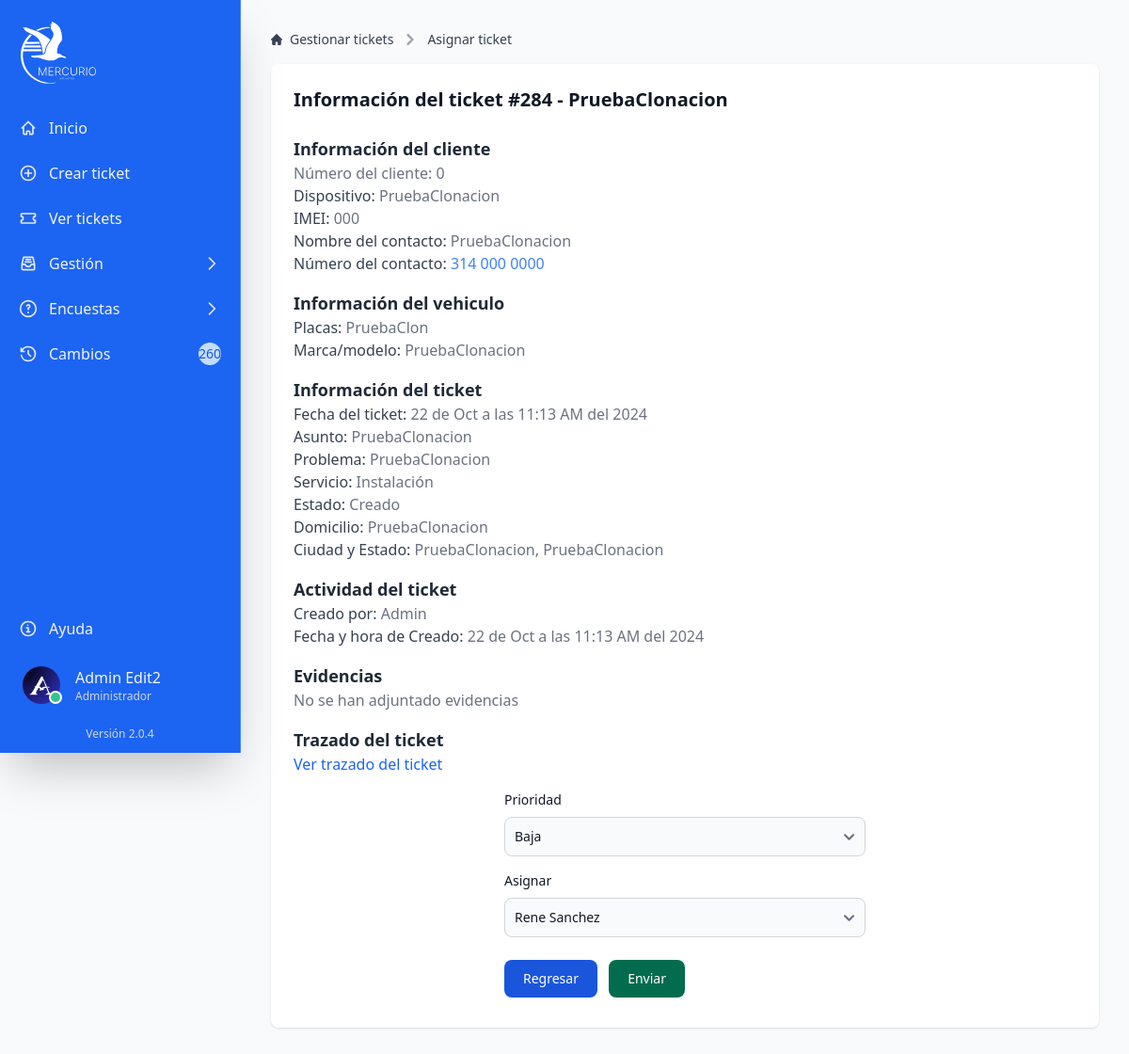
Page /src/web/asignar?id=284 (signed in) on the committed database.
### tables this page shows
CREATE TABLE IF NOT EXISTS `tbticket` (
  `idTicket` int NOT NULL AUTO_INCREMENT,
  `fhticket` datetime DEFAULT NULL,
  `nombre` varchar(250) DEFAULT NULL,
  `numTrabajador` int DEFAULT NULL,
  `numCliente` varchar(5) DEFAULT NULL,
  `dispositivo` varchar(50) DEFAULT NULL,
  `imeiCliente` varchar(50) DEFAULT NULL,
  `iccidSIM` varchar(50) DEFAULT NULL,
  `fhRevision` datetime DEFAULT NULL,
  `numContacto` varchar(50) DEFAULT NULL,
  `nomContacto` varchar(100) DEFAULT NULL,
  `placasContacto` varchar(10) DEFAULT NULL,
  `marcaContacto` varchar(20) DEFAULT NULL,
  `prioridad` varchar(250) DEFAULT NULL,
  `asunto` varchar(200) DEFAULT NULL,
  `descripcion` mediumtext,
  `estado` varchar(250) DEFAULT NULL,
  `domicilio` varchar(150) DEFAULT NULL,
  `ciudad` varchar(30) DEFAULT NULL,
  `domestado` varchar(30) DEFAULT NULL,
  `codpostal` int DEFAULT NULL,
  `domdescripcion` varchar(250) DEFAULT NULL,
  `servicio` varchar(20) DEFAULT NULL,
  `asignado` varchar(250) DEFAULT NULL,
  `st_estado` tinyint(1) NOT NULL,
  `evidencia` varchar(255) DEFAULT NULL,
  `evidenciaArribo` varchar(250) DEFAULT NULL,
  `evidenciaInicio` varchar(250) DEFAULT NULL,
  `evidenciaRealizacion` varchar(250) DEFAULT NULL,
  `evidenciaFinalizacion` varchar(250) DEFAULT NULL,
  `evidenciaAudio` varchar(250) DEFAULT NULL,
  `txt_contestacion` varchar(500) DEFAULT NULL,
  `fhContestacion` datetime DEFAULT NULL,
  `fhAsignado` datetime DEFAULT NULL,
  `fhArribo` datetime DEFAULT NULL,
  `fhInicio` datetime DEFAULT NULL,
  `fhRealizacion` datetime DEFAULT NULL,
  `fhFinalizacion` datetime DEFAULT NULL,
  `fhCongelado` datetime DEFAULT NULL,
  `fhCancelado` datetime DEFAULT NULL,
  `fhProgramada` datetime DEFAULT NULL,
  `fhEliminacion` datetime DEFAULT NULL,
  `motivo_eliminacion` varchar(250) DEFAULT NULL,
  `eliminadopor` varchar(150) DEFAULT NULL,
  `correo` varchar(250) DEFAULT NULL,
  `token` varchar(255) DEFAULT NULL,
  PRIMARY KEY (`idTicket`)
);

### src/web/asignar.php (the view, shortened to what this page needs)
<?php
include '../configuration/conn-session.php';
if (isset($_GET['id'])) {
    $idTicket = $_GET['id'];
    $query = "SELECT * FROM tbticket WHERE idTicket = '$idTicket'";
    $result = mysqli_query($conn, $query);
    if (mysqli_num_rows($result) > 0) {
        $row = mysqli_fetch_array($result);
    } else {
        echo "<script>alert('No se encontró el ticket');</script>";
        echo "<script>window.location.href = 'gestion.php';</script>";
    }
} else {
    echo "<script>alert('No se encontró el ticket');</script>";
    echo "<script>window.location.href = 'gestion.php';</script>";
}
function traducirFecha($fhticket)
{
    $dia = date('d', strtotime($fhticket));
    $mes = date('m', strtotime($fhticket));
    $hora = date('h:i', strtotime($fhticket));
    $am_pm = strtoupper(date('a', strtotime($fhticket)));
    $meses = array(
        '01' => 'Ene',
        '02' => 'Feb',
        '03' => 'Mar',
        '04' => 'Abr',
        '05' => 'May',
        '06' => 'Jun',
        '07' => 'Jul',
        '08' => 'Ago',
        '09' => 'Sep',
        '10' => 'Oct',
        '11' => 'Nov',
        '12' => 'Dic'
    );
    return $dia . ' de ' . $meses[$mes] . ' a las ' . $hora . ' ' . $am_pm . ' del ' . date('Y', strtotime($fhticket));
}
function getStatus($status)
{
    switch ($status) {
        case "1":
            echo 'Creado';
            break;
    }
}
?>
<!DOCTYPE html>
<html lang="es">
<head>
    <link rel="stylesheet" href="../output.css">
    <link rel="stylesheet" href="./loading.css">
</head>
<body class="bg-gray-50 dark:bg-gray-700">
    <?php include '../components/sidebar.php'; ?>
    <div class="p-4 mt-16 sm:mt-0 lg:mb-4 sm:ml-64">
        <div class="p-4">
            <div class="grid grid-cols-1 gap-4 mb-4">
                <nav class="flex" aria-label="Breadcrumb">
                    <ol class="inline-flex items-center space-x-1 md:space-x-2 rtl:space-x-reverse">
                        <li class="inline-flex items-center">
                            <a href="gestion"
                                class="inline-flex items-center text-sm font-medium text-gray-700 hover:text-blue-600 dark:text-gray-400 dark:hover:text-white">
                                Gestionar tickets
                            </a>
                        </li>
                        <li>
                            <div class="flex items-center">
                                <svg class="rtl:rotate-180 w-3 h-3 text-gray-400 mx-1" aria-hidden="true"
                                    xmlns="http://www.w3.org/2000/svg" fill="none" viewBox="0 0 6 10">
                                    <path stroke="currentColor" stroke-linecap="round" stroke-linejoin="round"
                                        stroke-width="2" d="m1 9 4-4-4-4" />
                                </svg>
                                <button onclick="reload()"
                                    class="ms-1 text-sm font-medium text-gray-700 hover:text-blue-600 md:ms-2 dark:text-gray-400 dark:hover:text-white">Asignar
                                    ticket</button>
                            </div>
                        </li>
                    </ol>
                </nav>
                <div class="max-w-full w-full bg-white rounded-lg shadow dark:bg-gray-800 p-4 md:p-6">
                    <div class="text-xl mb-6">
                        <strong class="semi-bold text-gray-900 md:text-xl dark:text-gray-100">Información del ticket
                            #<?php echo $row['idTicket'] ?> - <?php echo $row['asunto'] ?></strong>
                    </div>
                    <span class="text-lg font-bold text-gray-800 dark:text-gray-100">Información del cliente</span>
                    <div class="mb-4 text-base text-gray-500 dark:text-gray-300">
                        <p><span class="font-medium text-gray-500 dark:text-gray-200">Número del cliente:
                            </span><?php echo $row['numCliente']; ?></p>
                        <?php if (!empty($row['dispositivo'])) { ?>
                            <p><span class="font-medium text-gray-700 dark:text-gray-200">Dispositivo:
                                </span><?php echo $row['dispositivo']; ?></p>
                        <?php } ?>
                        <?php if (!empty($row['imeiCliente'])) { ?>
                            <p><span class="font-medium text-gray-700 dark:text-gray-200">IMEI:
                                </span><?php echo $row['imeiCliente']; ?></p>
                        <?php } ?>
                        <?php if (!empty($row['nomContacto'])) { ?>
                            <p><span class="font-medium text-gray-700 dark:text-gray-200">Nombre del contacto:
                                </span><?php echo $row['nomContacto'] ?></p>
                        <?php } ?>
                        <?php if (!empty($row['numContacto'])) { ?>
                            <p><span class="font-medium text-gray-700 dark:text-gray-200">Número del contacto:
                                </span>
                                <a href="tel:<?php echo $row['numContacto'] ?>"
                                    class="text-blue-500 hover:underline hover:text-blue-600"><?php echo $row['numContacto'] ?></a>
                            </p>
                        <?php } ?>
                    </div>
                    <?php if (!empty($row['placasContacto']) || !empty($row['marcaContacto'])) { ?>
                        <span class="text-lg font-bold text-gray-800 dark:text-gray-100">Información del vehiculo</span>
                    <?php } ?>
                    <div class="mb-4 text-base text-gray-500 dark:text-gray-300">
                        <?php if (!empty($row['placasContacto'])) { ?>
                            <p><span class="font-medium text-gray-700 dark:text-gray-200">Placas:
                                </span><?php echo $row['placasContacto']; ?>
                            </p>
                        <?php } ?>
                        <?php if (!empty($row['marcaContacto'])) { ?>
                            <p><span class="font-medium text-gray-700 dark:text-gray-200">Marca/modelo:
                                </span><?php echo $row['marcaContacto']; ?></p>
                        <?php } ?>
                    </div>
                    <span class="text-lg font-bold text-gray-800 dark:text-gray-100">Información del ticket</span>
                    <div class="mb-4 text-base text-gray-500 dark:text-gray-300">
                        <p><span class="font-medium text-gray-700 dark:text-gray-200">Fecha del ticket:
                            </span><?php echo traducirFecha($row['fhticket']); ?></p>
                        <p><span class="font-medium text-gray-700 dark:text-gray-200">Asunto:
                            </span><?php echo $row['asunto']; ?></p>
                        <?php if (!empty($row['descripcion'])) { ?>
                            <p><span class="font-medium text-gray-700 dark:text-gray-200">Problema:
                                </span><?php echo $row['descripcion']; ?>
                            </p>
                        <?php } ?>
                        <?php if (!empty($row['servicio'])) { ?>
                            <p><span class="font-medium text-gray-700 dark:text-gray-200">Servicio:
                                </span><?php echo $row['servicio']; ?></p>
                        <?php } ?>
                        <?php if (!empty($row['estado'])) { ?>
                            <p><span class="font-medium text-gray-700 dark:text-gray-200">Estado:
                                </span><?php getStatus($row['estado']); ?>
                            </p>
                        <?php } ?>
                        <?php if (!empty($row['domicilio'])) { ?>
                            <p><span class="font-medium text-gray-700 dark:text-gray-200">Domicilio:
                                </span><?php echo (strpos($row['domicilio'], 'http') === 0) ? '<a class="text-blue-500 hover:underline hover:text-blue-600 break-all" href="' . $row['domicilio'] . '" target="_blank">' . $row['domicilio'] . '</a>' : $row['domicilio']; ?>
                            </p>
                        <?php } ?>
                        <?php if (!empty($row['ciudad']) && !empty($row['domestado'])) { ?>
                            <p><span class="font-medium text-gray-700 dark:text-gray-200">Ciudad y Estado:
                                </span><?php echo $row['ciudad']; ?>, <?php echo $row['domestado']; ?></p>
                        <?php } ?>
                    </div>
                    <span class="text-lg font-bold text-gray-800 dark:text-gray-100">Actividad del ticket</span>
                    <div class="mb-4 text-base text-gray-500 dark:text-gray-300">
                        <p><span class="font-medium text-gray-700 dark:text-gray-200">Creado por:
                            </span><?php echo $row['nombre']; ?></p>
                        <p><span class="font-medium text-gray-700 dark:text-gray-200">Fecha y hora de Creado:
                            </span><?php echo traducirFecha($row['fhticket']); ?></p>
                    </div>
                    <span class="text-lg font-bold text-gray-800 dark:text-gray-100">Evidencias</span>
                    <div class="mb-4 text-base text-gray-500 dark:text-gray-300">
                        <?php if (empty($row['evidencia']) && empty($row['evidenciaAbierto']) && empty($row['evidenciaHaciendo']) && empty($row['evidenciaHecho'])): ?>
                            <p class="dark:text-gray-200">No se han adjuntado evidencias</p>
                        <?php endif; ?>
                    </div>
                    <?php if (in_array($row['estado'], [1, 2, 3, 4, 5, 7, 8, 9])): ?>
                        <span class="text-lg font-bold text-gray-800 dark:text-gray-100">Trazado del ticket</span>
                        <div class="mb-4 text-base text-gray-500 dark:text-gray-300">
                            <a href="../cliente/visualizacion?token=<?php echo $row['token']; ?>" target="_blank"
                                class="text-blue-600 hover:text-blue-800">Ver trazado del ticket</a>
                        </div>
                    <?php endif; ?>
                    <div class="relative">
                        <form action="../procesos/asignar" method="POST" class="max-w-sm mx-auto">
                            <div class="mb-4">
                                <label for="prioridad"
                                    class="block mb-2 text-sm font-medium text-gray-900 dark:text-white">Prioridad</label>
                                <select name="prioridad" id="prioridad-asignar"
                                    class="bg-gray-50 border border-gray-300 text-gray-900 text-sm rounded-lg focus:ring-blue-500 focus:border-blue-500 block w-full p-2.5 dark:bg-gray-700 dark:border-gray-600 dark:placeholder-gray-400 dark:text-white dark:focus:ring-blue-500 dark:focus:border-blue-500">
                                    <option value="1">Baja</option>
                                </select>
                            </div>
                            <div>
                                <label for="asignado"
                                    class="block mb-2 text-sm font-medium text-gray-900 dark:text-white">Asignar</label>
                                <select name="asignado" id="asignado-asignar"
                                    class="bg-gray-50 border border-gray-300 text-gray-900 text-sm rounded-lg focus:ring-blue-500 focus:border-blue-500 block w-full p-2.5 dark:bg-gray-700 dark:border-gray-600 dark:placeholder-gray-400 dark:text-white dark:focus:ring-blue-500 dark:focus:border-blue-500">
                                    <?php
                                    $query = "SELECT userId, nombre, apellido FROM users WHERE tipo = 'tecnico' AND userStatus = 0";
                                    $result = mysqli_query($conn, $query);
                                    if ($result) {
                                        while ($row = mysqli_fetch_assoc($result)) {
                                            ?>
                                            <option value="<?php echo $row['userId']; ?>">
                                                <?php echo $row['nombre'] . ' ' . $row['apellido']; ?>
                                            </option>
                                            <?php
                                        }
                                    }
                                    ?>
                                </select>
                            </div>
                            <div class="mt-6">
                                <button type="button" onclick="returnBack()"
                                    class="text-white bg-blue-700 hover:bg-blue-800 focus:ring-4 focus:ring-blue-300 font-medium rounded-lg text-sm px-5 py-2.5 me-2 mb-2 dark:bg-blue-600 dark:hover:bg-blue-700 focus:outline-none dark:focus:ring-blue-800">Regresar</button>
                                <button type="submit"
                                    class="focus:outline-none text-white bg-green-700 hover:bg-green-800 focus:ring-4 focus:ring-green-300 font-medium rounded-lg text-sm px-5 py-2.5 me-2 mb-2 dark:bg-green-600 dark:hover:bg-green-700 dark:focus:ring-green-800">Enviar</button>
                            </div>
                        </form>
                    </div>
                </div>
            </div>
        </div>
    </div>
</body>
</html>

### src/web/loading.css (style rules this page uses)
body.fade-out { animation: fadeOutBackground 1s forwards; }

### rows in the picture
tbticket: idTicket "284", asunto "PruebaClonacion", numCliente "0", dispositivo "PruebaClonacion", imeiCliente "000", nomContacto "PruebaClonacion", numContacto "314 000 0000", placasContacto "PruebaClon", marcaContacto "PruebaClonacion", fhticket "22 de Oct a las 11:13 AM del 2024", descripcion "PruebaClonacion", servicio "Instalación", domicilio "PruebaClonacion", ciudad "PruebaClonacion", domestado "PruebaClonacion", nombre "Admin"

### other values in the picture
$totalTickets "260"
$_SESSION['nombre'] "Admin"
$_SESSION['apellido'] "Edit2"
form field asignado "Rene Sanchez"
